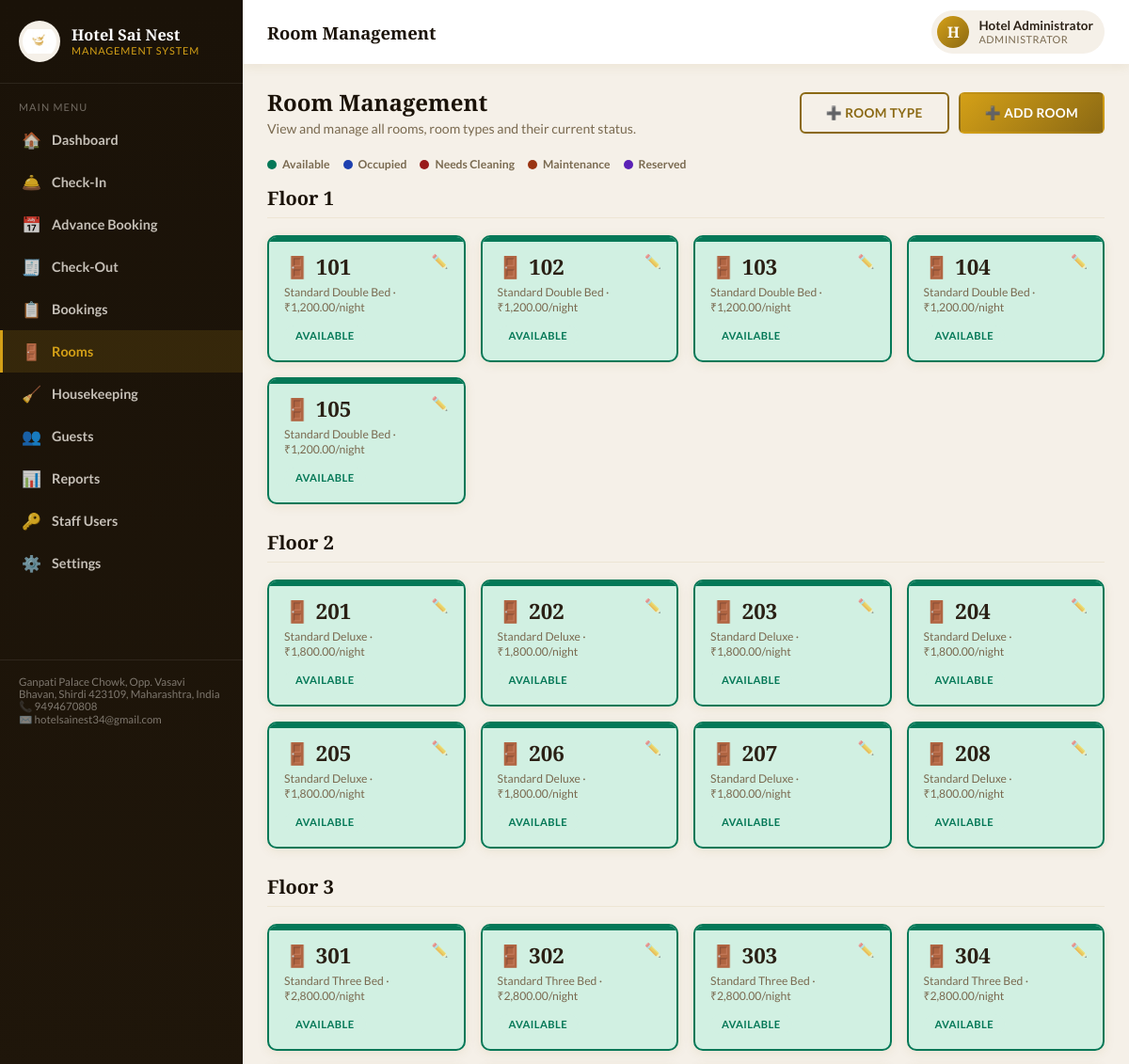
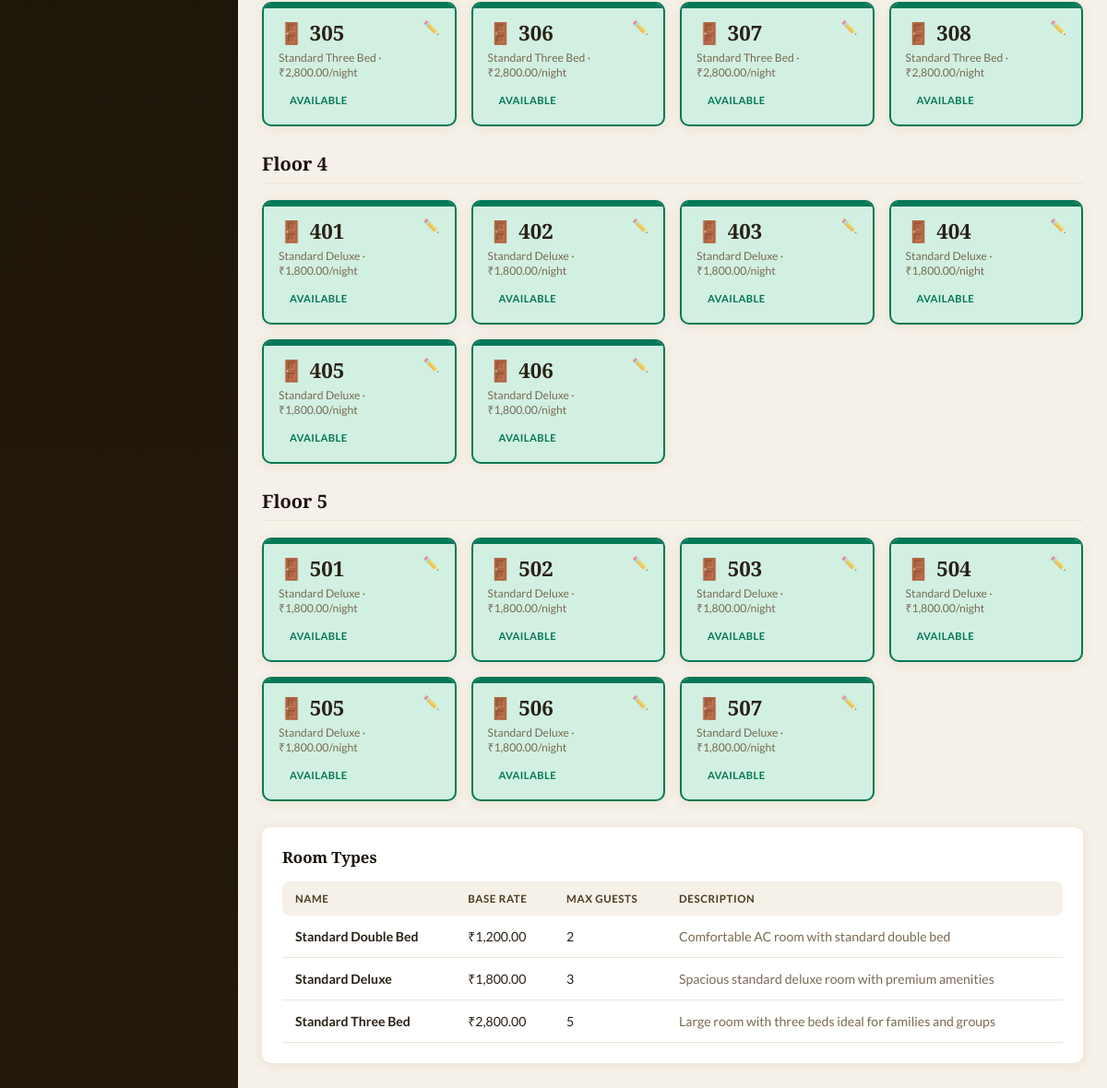
/rooms.php (signed in), run on the app's committed database (2 pictures, top to bottom).
### tables this page shows
CREATE TABLE IF NOT EXISTS `users` (
  `id` INT UNSIGNED NOT NULL AUTO_INCREMENT,
  `full_name` VARCHAR(120) NOT NULL,
  `username` VARCHAR(60) NOT NULL,
  `password_hash` VARCHAR(255) NOT NULL,
  `role` ENUM('admin','manager','frontdesk','housekeeping') NOT NULL DEFAULT 'frontdesk',
  `phone` VARCHAR(20) DEFAULT NULL,
  `status` ENUM('active','disabled') NOT NULL DEFAULT 'active',
  `last_login` DATETIME DEFAULT NULL,
  `created_at` DATETIME NOT NULL DEFAULT CURRENT_TIMESTAMP,
  PRIMARY KEY (`id`),
  UNIQUE KEY `uq_username` (`username`)
);

CREATE TABLE IF NOT EXISTS `rooms` (
  `id` INT UNSIGNED NOT NULL AUTO_INCREMENT,
  `room_number` VARCHAR(20) NOT NULL,
  `room_type_id` INT UNSIGNED NOT NULL,
  `floor` VARCHAR(20) DEFAULT NULL,
  `status` ENUM('available','occupied','dirty','maintenance','reserved') NOT NULL DEFAULT 'available',
  `notes` VARCHAR(255) DEFAULT NULL,
  `created_at` DATETIME NOT NULL DEFAULT CURRENT_TIMESTAMP,
  PRIMARY KEY (`id`),
  UNIQUE KEY `uq_room_number` (`room_number`),
  KEY `fk_room_type` (`room_type_id`),
  CONSTRAINT `fk_room_type` FOREIGN KEY (`room_type_id`) REFERENCES `room_types` (`id`)
);

CREATE TABLE IF NOT EXISTS `room_types` (
  `id` INT UNSIGNED NOT NULL AUTO_INCREMENT,
  `name` VARCHAR(80) NOT NULL,
  `base_rate` DECIMAL(10,2) NOT NULL DEFAULT 0,
  `max_guests` TINYINT UNSIGNED NOT NULL DEFAULT 2,
  `description` VARCHAR(255) DEFAULT NULL,
  PRIMARY KEY (`id`),
  UNIQUE KEY `uq_type_name` (`name`)
);

### includes/db.php (called while the page is built, shortened)
<?php
function db(): PDO {
    static $pdo = null;
    if ($pdo === null) {
        try {
            $dsn = 'mysql:host=' . DB_HOST . ';dbname=' . DB_NAME . ';charset=' . DB_CHARSET;
            $pdo = new PDO($dsn, DB_USER, DB_PASS, [
                PDO::ATTR_ERRMODE            => PDO::ERRMODE_EXCEPTION,
                PDO::ATTR_DEFAULT_FETCH_MODE => PDO::FETCH_ASSOC,
                PDO::ATTR_EMULATE_PREPARES   => false,
            ]);
            $pdo->exec("SET time_zone = '+05:30'");
        } catch (PDOException $e) {
            if (APP_DEBUG) {
                die('Database connection failed: ' . $e->getMessage() .
                    '<br><br>Please check the credentials in <code>config/config.php</code> ' .
                    'and make sure you have imported <code>database.sql</code>.');
            }
            die('Database connection failed. Please contact the site administrator.');
        }
    }
    return $pdo;
}

### includes/auth.php (called while the page is built, shortened)
<?php
require_once __DIR__ . '/functions.php';
function currentUser(): ?array {
    static $user = null;
    if ($user === null) {
        $stmt = db()->prepare("SELECT * FROM users WHERE id = :id LIMIT 1");
        $stmt->execute(['id' => $_SESSION['user_id']]);
        $user = $stmt->fetch() ?: null;
    }
    return $user;
}

### includes/functions.php (the view, shortened to what this page needs)
<?php
require_once __DIR__ . '/db.php';
function getSetting(string $key, string $default = ''): string {
    static $cache = null;
    if ($cache === null) {
        $cache = [];
        try {
            $stmt = db()->query("SELECT setting_key, setting_value FROM settings");
            foreach ($stmt->fetchAll() as $row) {
                $cache[$row['setting_key']] = $row['setting_value'];
            }
        } catch (PDOException $e) {
            $cache = [];
        }
    }
    return $cache[$key] ?? $default;
}
function e(?string $str): string {
    return htmlspecialchars($str ?? '', ENT_QUOTES, 'UTF-8');
}
function money(float $amount): string {
    return getSetting('currency_symbol', '₹') . number_format($amount, 2);
}
function roomStatusBadge(string $status): string {
    $map = [
        'available'   => ['label' => 'Available',   'class' => 'badge-green'],
        'occupied'    => ['label' => 'Occupied',     'class' => 'badge-gold'],
        'dirty'       => ['label' => 'Needs Cleaning','class' => 'badge-red'],
        'maintenance' => ['label' => 'Maintenance',  'class' => 'badge-gray'],
        'reserved'    => ['label' => 'Reserved',     'class' => 'badge-blue'],
    ];
    $info = $map[$status] ?? ['label' => ucfirst($status), 'class' => 'badge-gray'];
    return '<span class="badge ' . $info['class'] . '">' . $info['label'] . '</span>';
}
function groupAndSortRooms(array $rooms): array {
    $grouped = [];
    foreach ($rooms as $room) {
        $roomNumber = $room['room_number'];
        $num = (int)preg_replace('/[^0-9]/', '', $roomNumber);
        $floor = $num >= 100 ? (int)($num / 100) : 1;
        $grouped[$floor][] = $room;
    }
    ksort($grouped);
    foreach ($grouped as $floor => &$floorRooms) {
        usort($floorRooms, function($a, $b) {
            $numA = (int)preg_replace('/[^0-9]/', '', $a['room_number']);
            $numB = (int)preg_replace('/[^0-9]/', '', $b['room_number']);
            return $numA <=> $numB;
        });
    }
    return $grouped;
}
function renderRoomCard(array $r): void {
    ?>
    <div class="room-tile st-<?= e($r['status']) ?>"
         id="roomTile-<?= $r['id'] ?>"
         data-room-id="<?= $r['id'] ?>"
         data-room-number="<?= e($r['room_number']) ?>"
         data-status="<?= e($r['status']) ?>"
         onclick="handleRoomTileClick(this)">
      <div class="rn">
        🚪 <?= e($r['room_number']) ?>
        <?php if (in_array($_SESSION['role'] ?? '', ['admin', 'manager'], true)): ?>
          <span class="edit-room-link" onclick="openEditRoomModal(event, <?= (int)$r['id'] ?>, '<?= e($r['room_number']) ?>', <?= (int)$r['room_type_id'] ?>, '<?= e($r['status']) ?>')" title="Edit Room Type" style="float:right; font-size:0.9rem; cursor:pointer; opacity:0.6; transition: opacity 0.2s;" onmouseover="this.style.opacity='1'" onmouseout="this.style.opacity='0.6'">✏️</span>
        <?php endif; ?>
      </div>
      <div class="rt"><?= e($r['type_name']) ?> · <?= money($r['base_rate']) ?>/night</div>
      <span class="badge-slot"><?= roomStatusBadge($r['status']) ?></span>
    </div>
    <?php
}
function roleLabel(string $role): string {
    $map = [
        'admin'        => 'Administrator',
        'manager'      => 'Manager',
        'frontdesk'    => 'Front Desk',
        'housekeeping' => 'Housekeeping',
    ];
    return $map[$role] ?? ucfirst($role);
}
function ensureRoomTypesMigrated(): void {
    static $migrated = false;
    if ($migrated) return;
    $migrated = true;
}
function getRoomTypes(): array {
    return db()->query("SELECT * FROM room_types ORDER BY base_rate ASC")->fetchAll();
}

### includes/layout_top.php (shortened to what this page needs)
<?php
$user = currentUser();
$hotelName = getSetting('hotel_name', 'Hotel Sai Nest');
$pageTitle = $pageTitle ?? 'Dashboard';
$activeNav = $activeNav ?? '';
$navItems = [
  'dashboard'    => ['icon' => '🏠', 'label' => 'Dashboard',    'href' => 'dashboard.php',    'roles' => ['admin','manager','frontdesk','housekeeping']],
  'checkin'      => ['icon' => '🛎️', 'label' => 'Check-In',     'href' => 'checkin.php',      'roles' => ['admin','manager','frontdesk']],
  'advance_booking' => ['icon' => '📅', 'label' => 'Advance Booking', 'href' => 'advance_booking.php', 'roles' => ['admin','manager','frontdesk']],
  'checkout'     => ['icon' => '🧾', 'label' => 'Check-Out',    'href' => 'checkout.php',     'roles' => ['admin','manager','frontdesk']],
  'bookings'     => ['icon' => '📋', 'label' => 'Bookings',     'href' => 'bookings.php',     'roles' => ['admin','manager','frontdesk']],
  'rooms'        => ['icon' => '🚪', 'label' => 'Rooms',        'href' => 'rooms.php',        'roles' => ['admin','manager','frontdesk','housekeeping']],
  'housekeeping' => ['icon' => '🧹', 'label' => 'Housekeeping', 'href' => 'housekeeping.php', 'roles' => ['admin','manager','frontdesk','housekeeping']],
  'guests'       => ['icon' => '👥', 'label' => 'Guests',       'href' => 'guests.php',       'roles' => ['admin','manager','frontdesk']],
  'reports'      => ['icon' => '📊', 'label' => 'Reports',      'href' => 'reports.php',      'roles' => ['admin','manager']],
  'users'        => ['icon' => '🔑', 'label' => 'Staff Users',  'href' => 'users.php',        'roles' => ['admin']],
  'settings'     => ['icon' => '⚙️', 'label' => 'Settings',     'href' => 'settings.php',     'roles' => ['admin']],
];
?><!DOCTYPE html>
<html lang="en">
<head>
<link rel="stylesheet" href="<?= BASE_URL ?>/assets/css/style.css">
</head>
<body>
<div class="app-shell">
  <aside class="sidebar" id="sidebar">
    <div class="sidebar-brand">
      <img src="<?= BASE_URL ?>/assets/images/logo.png" alt="<?= e($hotelName) ?> logo">
      <div>
        <div class="bname"><?= e($hotelName) ?></div>
        <div class="bsub">Management System</div>
      </div>
    </div>
    <nav class="sidebar-nav">
      <div class="nav-section-label">Main Menu</div>
      <?php foreach ($navItems as $key => $item):
        if (!in_array($_SESSION['role'] ?? '', $item['roles'], true)) continue; ?>
        <a href="<?= BASE_URL ?>/<?= $item['href'] ?>" class="<?= $activeNav === $key ? 'active' : '' ?>">
          <span class="ic"><?= $item['icon'] ?></span> <?= e($item['label']) ?>
        </a>
      <?php endforeach; ?>
    </nav>
    <div style="height:80px;"></div>
    <div class="sidebar-foot">
      <?= e(getSetting('hotel_address', '')) ?><br>
      📞 <?= e(getSetting('hotel_phone', '')) ?><br>
      ✉️ <?= e(getSetting('hotel_email', '')) ?>
    </div>
  </aside>
  <div class="main-area">
    <header class="topbar">
      <div style="display:flex;align-items:center;gap:14px;">
        <h1><?= e($pageTitle) ?></h1>
      </div>
      <div class="topbar-right">
        <div class="user-chip" onclick="document.getElementById('userMenu').classList.toggle('open')">
          <div class="avatar"><?= e(strtoupper(substr($user['full_name'] ?? 'U', 0, 1))) ?></div>
          <div>
            <div class="uname"><?= e($user['full_name'] ?? '') ?></div>
            <div class="urole"><?= e(roleLabel($user['role'] ?? '')) ?></div>
          </div>
        </div>
      </div>
    </header>
    <main class="content">

### rooms.php (shortened to what this page needs)
<?php
require_once __DIR__ . '/includes/auth.php';
$pageTitle = 'Room Management';
$activeNav = 'rooms';
$canEdit = in_array($_SESSION['role'], ['admin', 'manager'], true);
$rooms = db()->query("
  SELECT r.*, rt.name AS type_name, rt.base_rate
  FROM rooms r JOIN room_types rt ON rt.id = r.room_type_id
  ORDER BY r.floor, r.room_number
")->fetchAll();
$roomTypes = getRoomTypes();
require __DIR__ . '/includes/layout_top.php';
?>
<div class="page-header">
  <div>
    <h2>Room Management</h2>
    <div class="desc">View and manage all rooms, room types and their current status.</div>
  </div>
  <?php if ($canEdit): ?>
  <div class="page-actions">
    <button class="btn btn-outline" onclick="document.getElementById('typeModal').classList.add('open')">➕ Room Type</button>
    <button class="btn btn-gold" onclick="document.getElementById('roomModal').classList.add('open')">➕ Add Room</button>
  </div>
  <?php endif; ?>
</div>
<div class="room-legend">
  <span class="room-legend-item"><i class="room-legend-dot st-available"></i> Available</span>
  <span class="room-legend-item"><i class="room-legend-dot st-occupied"></i> Occupied</span>
  <span class="room-legend-item"><i class="room-legend-dot st-dirty"></i> Needs Cleaning</span>
  <span class="room-legend-item"><i class="room-legend-dot st-maintenance"></i> Maintenance</span>
  <span class="room-legend-item"><i class="room-legend-dot st-reserved"></i> Reserved</span>
</div>
<?php if (!$rooms): ?>
  <div class="room-grid" id="roomGrid">
    <div class="empty-state"><div class="empty-icon">🚪</div>No rooms set up yet.</div>
  </div>
<?php else: ?>
  <?php
  $groupedRooms = groupAndSortRooms($rooms);
  foreach ($groupedRooms as $floor => $floorRooms):
  ?>
    <div class="floor-section">
      <div class="floor-header">
        <h3 class="floor-title">Floor <?= $floor ?></h3>
      </div>
      <div class="room-grid floor-room-grid">
        <?php foreach ($floorRooms as $r): ?>
          <?php renderRoomCard($r); ?>
        <?php endforeach; ?>
      </div>
    </div>
  <?php endforeach; ?>
<?php endif; ?>
<div class="card" style="margin-top:24px;">
  <div class="card-head"><h3>Room Types</h3></div>
  <div class="table-wrap">
    <table class="data-table">
      <thead><tr><th>Name</th><th>Base Rate</th><th>Max Guests</th><th>Description</th></tr></thead>
      <tbody>
      <?php foreach ($roomTypes as $t): ?>
        <tr>
          <td><strong><?= e($t['name']) ?></strong></td>
          <td><?= money($t['base_rate']) ?></td>
          <td><?= $t['max_guests'] ?></td>
          <td class="text-muted"><?= e($t['description']) ?></td>
        </tr>
      <?php endforeach; ?>
      </tbody>
    </table>
  </div>
</div>
<?php require __DIR__ . '/includes/layout_bottom.php'; ?>

### includes/layout_bottom.php (shortened to what this page needs)
    </main>
  </div>
</div>
</body>
</html>

### data on the page
users: full_name "H", full_name "Hotel Administrator", role "ADMINISTRATOR"
rooms: room_number "101", room_type.name "Standard Double Bed", room_type.base_rate "₹1,200.00", status "AVAILABLE"
rooms: room_number "102", room_type.name "Standard Double Bed", room_type.base_rate "₹1,200.00", status "AVAILABLE"
rooms: room_number "103", room_type.name "Standard Double Bed", room_type.base_rate "₹1,200.00", status "AVAILABLE"
rooms: room_number "104", room_type.name "Standard Double Bed", room_type.base_rate "₹1,200.00", status "AVAILABLE"
rooms: room_number "105", room_type.name "Standard Double Bed", room_type.base_rate "₹1,200.00", status "AVAILABLE"
rooms: room_number "201", room_type.name "Standard Deluxe", room_type.base_rate "₹1,800.00", status "AVAILABLE"
rooms: room_number "202", room_type.name "Standard Deluxe", room_type.base_rate "₹1,800.00", status "AVAILABLE"
rooms: room_number "203", room_type.name "Standard Deluxe", room_type.base_rate "₹1,800.00", status "AVAILABLE"
rooms: room_number "204", room_type.name "Standard Deluxe", room_type.base_rate "₹1,800.00", status "AVAILABLE"
rooms: room_number "205", room_type.name "Standard Deluxe", room_type.base_rate "₹1,800.00", status "AVAILABLE"
rooms: room_number "206", room_type.name "Standard Deluxe", room_type.base_rate "₹1,800.00", status "AVAILABLE"
rooms: room_number "207", room_type.name "Standard Deluxe", room_type.base_rate "₹1,800.00", status "AVAILABLE"
rooms: room_number "208", room_type.name "Standard Deluxe", room_type.base_rate "₹1,800.00", status "AVAILABLE"
rooms: room_number "301", room_type.name "Standard Three Bed", room_type.base_rate "₹2,800.00", status "AVAILABLE"
rooms: room_number "302", room_type.name "Standard Three Bed", room_type.base_rate "₹2,800.00", status "AVAILABLE"
rooms: room_number "303", room_type.name "Standard Three Bed", room_type.base_rate "₹2,800.00", status "AVAILABLE"
rooms: room_number "304", room_type.name "Standard Three Bed", room_type.base_rate "₹2,800.00", status "AVAILABLE"
rooms: room_number "305", room_type.name "Standard Three Bed", room_type.base_rate "₹2,800.00", status "AVAILABLE"
rooms: room_number "306", room_type.name "Standard Three Bed", room_type.base_rate "₹2,800.00", status "AVAILABLE"
rooms: room_number "307", room_type.name "Standard Three Bed", room_type.base_rate "₹2,800.00", status "AVAILABLE"
rooms: room_number "308", room_type.name "Standard Three Bed", room_type.base_rate "₹2,800.00", status "AVAILABLE"
rooms: room_number "4", room_number "406", room_type.name "Standard Deluxe", room_type.base_rate "₹1,800.00", status "AVAILABLE"
rooms: room_number "401", room_type.name "Standard Deluxe", room_type.base_rate "₹1,800.00", status "AVAILABLE"
rooms: room_number "402", room_type.name "Standard Deluxe", room_type.base_rate "₹1,800.00", status "AVAILABLE"
rooms: room_number "403", room_type.name "Standard Deluxe", room_type.base_rate "₹1,800.00", status "AVAILABLE"
rooms: room_number "404", room_type.name "Standard Deluxe", room_type.base_rate "₹1,800.00", status "AVAILABLE"
rooms: room_number "405", room_type.name "Standard Deluxe", room_type.base_rate "₹1,800.00", status "AVAILABLE"
rooms: room_number "501", room_type.name "Standard Deluxe", room_type.base_rate "₹1,800.00", status "AVAILABLE"
rooms: room_number "502", room_type.name "Standard Deluxe", room_type.base_rate "₹1,800.00", status "AVAILABLE"
rooms: room_number "503", room_type.name "Standard Deluxe", room_type.base_rate "₹1,800.00", status "AVAILABLE"
rooms: room_number "504", room_type.name "Standard Deluxe", room_type.base_rate "₹1,800.00", status "AVAILABLE"
rooms: room_number "505", room_type.name "Standard Deluxe", room_type.base_rate "₹1,800.00", status "AVAILABLE"
rooms: room_number "506", room_type.name "Standard Deluxe", room_type.base_rate "₹1,800.00", status "AVAILABLE"
rooms: room_number "507", room_type.name "Standard Deluxe", room_type.base_rate "₹1,800.00", status "AVAILABLE"
room_types: name "Standard Double Bed", base_rate "₹1,200.00", max_guests "2", description "Comfortable AC room with standard double bed"
room_types: name "Standard Deluxe", base_rate "₹1,800.00", max_guests "3", description "Spacious standard deluxe room with premium amenities"
room_types: name "Standard Three Bed", base_rate "₹2,800.00", max_guests "5", description "Large room with three beds ideal for families and groups"

### other printed values
$hotelName "Hotel Sai Nest"
$item['icon'] "🏠"
$item['label'] "Dashboard"
$item['icon'] "🛎️"
$item['label'] "Check-In"
$item['icon'] "📅"
$item['label'] "Advance Booking"
$item['icon'] "🧾"
$item['label'] "Check-Out"
$item['icon'] "📋"
$item['label'] "Bookings"
$item['icon'] "🚪"
$item['label'] "Rooms"
$item['icon'] "🧹"
$item['label'] "Housekeeping"
